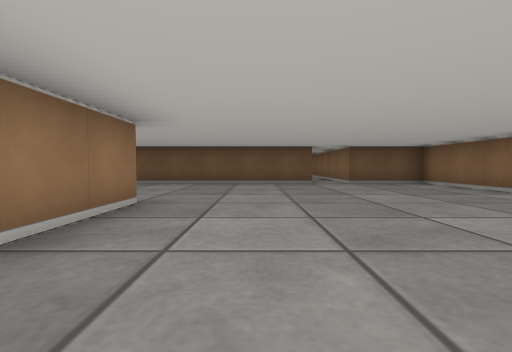
[1] (above)

22 first-person views from a walk through a cub3D ray-caster map. The camera is about half as high as the walls, tilts 2° down and sees 85° across. The floor is counted in squares. Each view is taken from the middle of a square. On the plan, view 1 faces up. The plan holds only what a view shows up to about 9 squares ahead; the rest is blank.

[2]
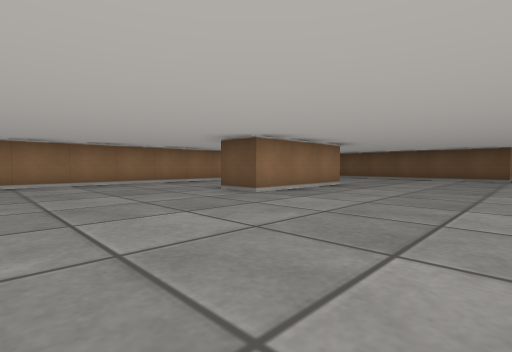

[3]
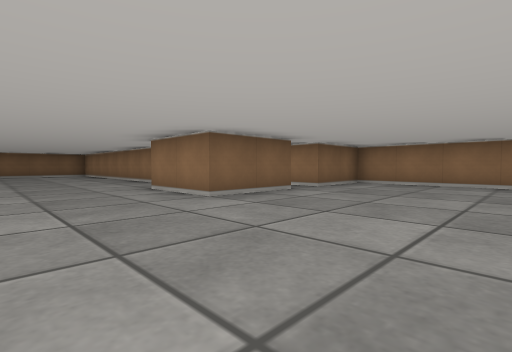

[4]
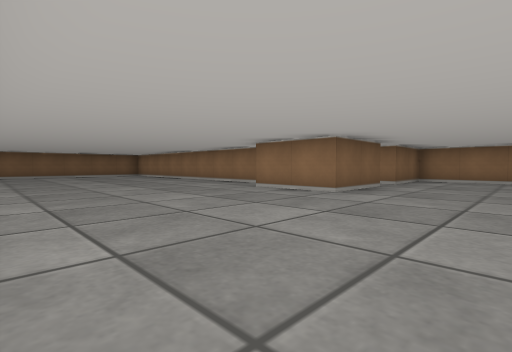

[5]
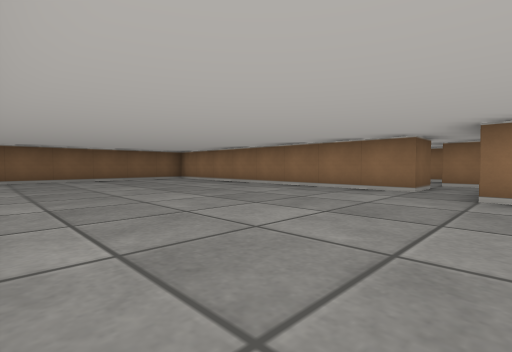

[6]
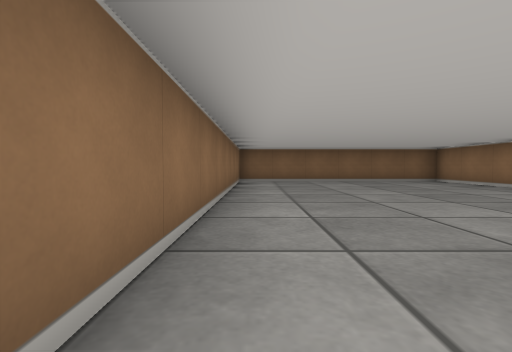

[7]
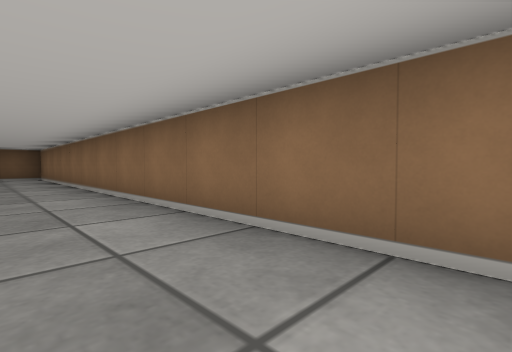

[8]
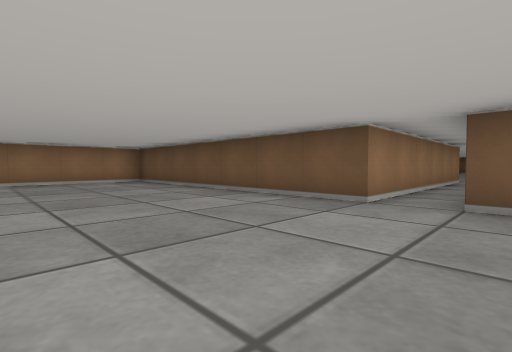

[9]
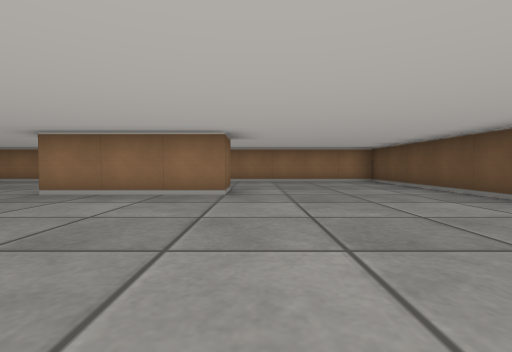

[10]
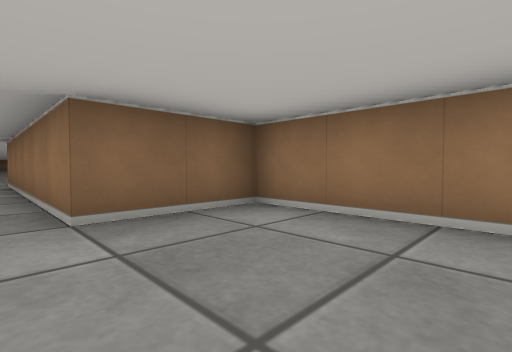

[11]
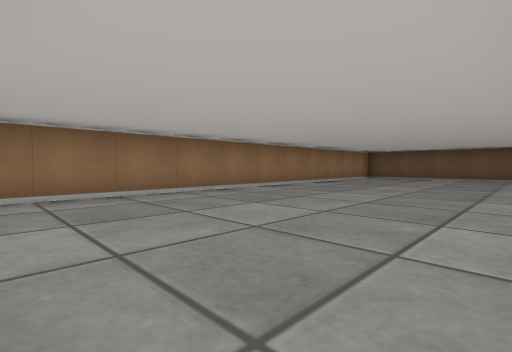

[12]
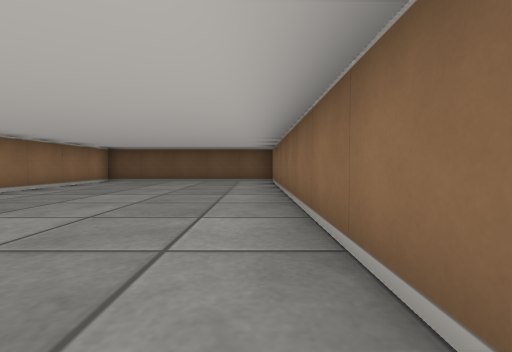

[13]
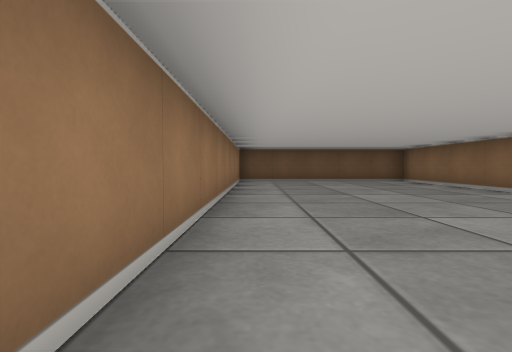

[14]
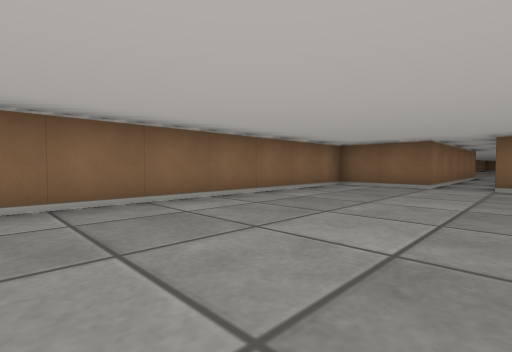

[15]
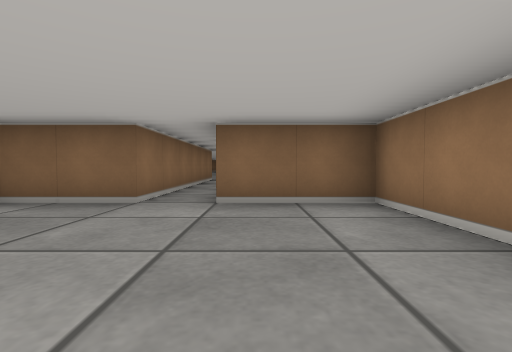

[16]
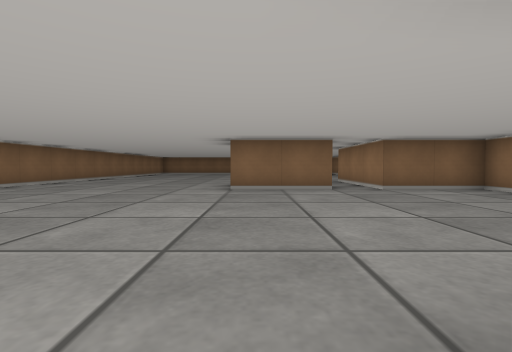

[17]
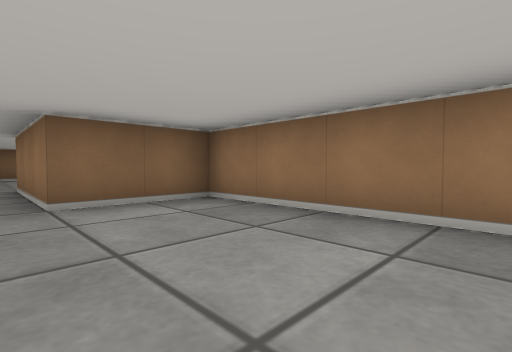

[18]
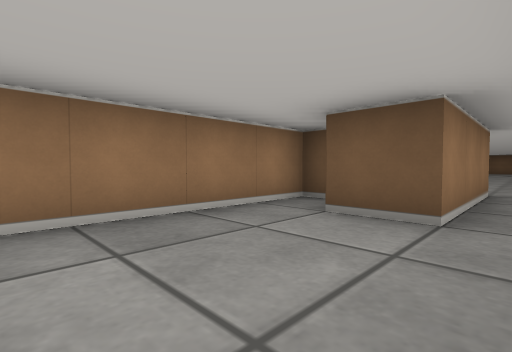

[19]
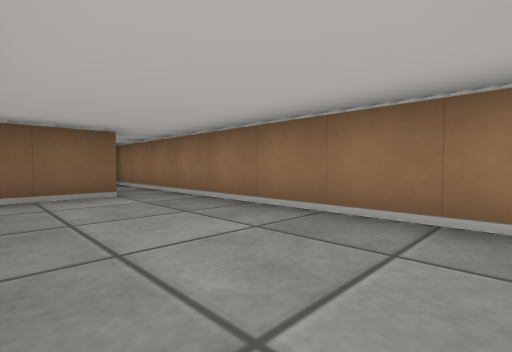

[20]
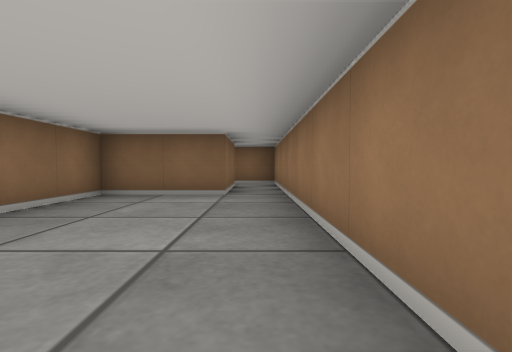

[21]
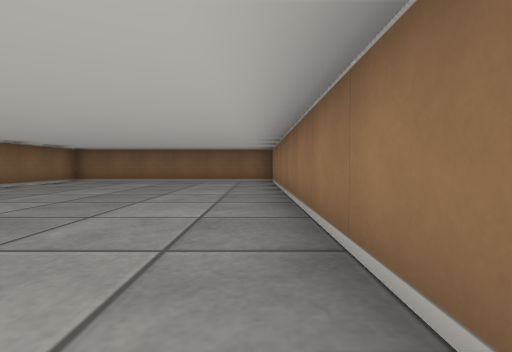

[22]
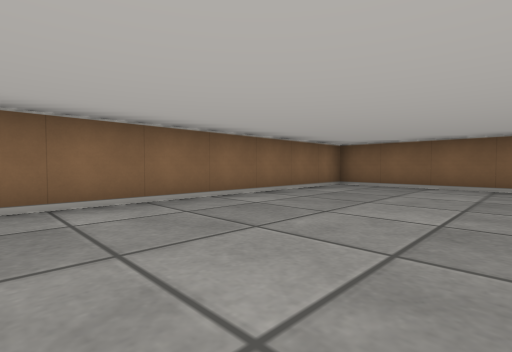

### Floor plan
Points are (right, up) in squares from view 1. A wall is a line through its corners. A room is listed if a view was taken in it or the views show most of it. See-through windows are left out.
Room 1 (views 1, 2, 3, 4, 5, 6, 7, 8, 9, 16, 17, 21, 22)
walls: (-2.6, -4.5) (-0.5, -4.5) (-0.5, -6.5); (-1.5, -7.5) (-1.5, -15.5) (4.5, -15.5) (4.5, 7.5) (2.5, 7.5) (2.5, 13.5); (-2.5, 3.5) (-1.5, 3.5) (-1.5, 0.5) (-2.5, 0.5); (1.5, 13.5) (1.5, 7.5) (-5.5, 7.5) (-5.5, -4.5) (-3.5, -4.5)
ways out: opening at (2, 13) to room 2; opening at (-3, -5.5) to room 3; opening at (-2, -7) to room 3
Room 2 (views 10, 11, 12, 13, 14, 15)
walls: (2.5, 13.5) (4.5, 13.5) (4.5, 24.5) (-0.5, 24.5) (-0.5, 13.5) (1.5, 13.5)
ways out: opening at (2, 13) to room 1
Room 3 (views 18, 19, 20)
walls: (-2.5, -7.5) (-1.5, -7.5); (-5, -6.5) (-5.5, -6.5) (-5.5, -14.5); (-3.5, -4.5) (-3.5, -7.5) (-4.5, -7.5); (-4.5, -14.5) (-4.5, -12.5) (-2.5, -12.5) (-2.5, -10.6)
ways out: opening at (-3, -5.5) to room 1; opening at (-2, -7) to room 1; opening at (-5, -13.5)

Where each view was taken, in squares from view 1:
view 1: 0 up, 0 right, facing up
view 2: 3 down, 2 right, facing up-left
view 3: 1 down, 2 right, facing down-left
view 4: 2 down, 4 right, facing down-left
view 5: 6 down, 4 right, facing down-left
view 6: 7 down, 4 right, facing down
view 7: 4 down, 3 right, facing up-right
view 8: 4 up, 3 right, facing up-left
view 9: 4 up, 3 right, facing left
view 10: 16 up, 2 right, facing down-left
view 11: 14 up, 4 right, facing up-left
view 12: 16 up, 4 right, facing up
view 13: 16 up, 0 right, facing up
view 14: 20 up, 1 right, facing down-right
view 15: 17 up, 1 right, facing down
view 16: 1 up, 1 left, facing down
view 17: 1 down, 3 left, facing down-left
view 18: 10 down, 3 left, facing up-left
view 19: 8 down, 3 left, facing down-left
view 20: 8 down, 5 left, facing down
view 21: 7 down, 1 left, facing down
view 22: 9 down, 1 right, facing down-right
